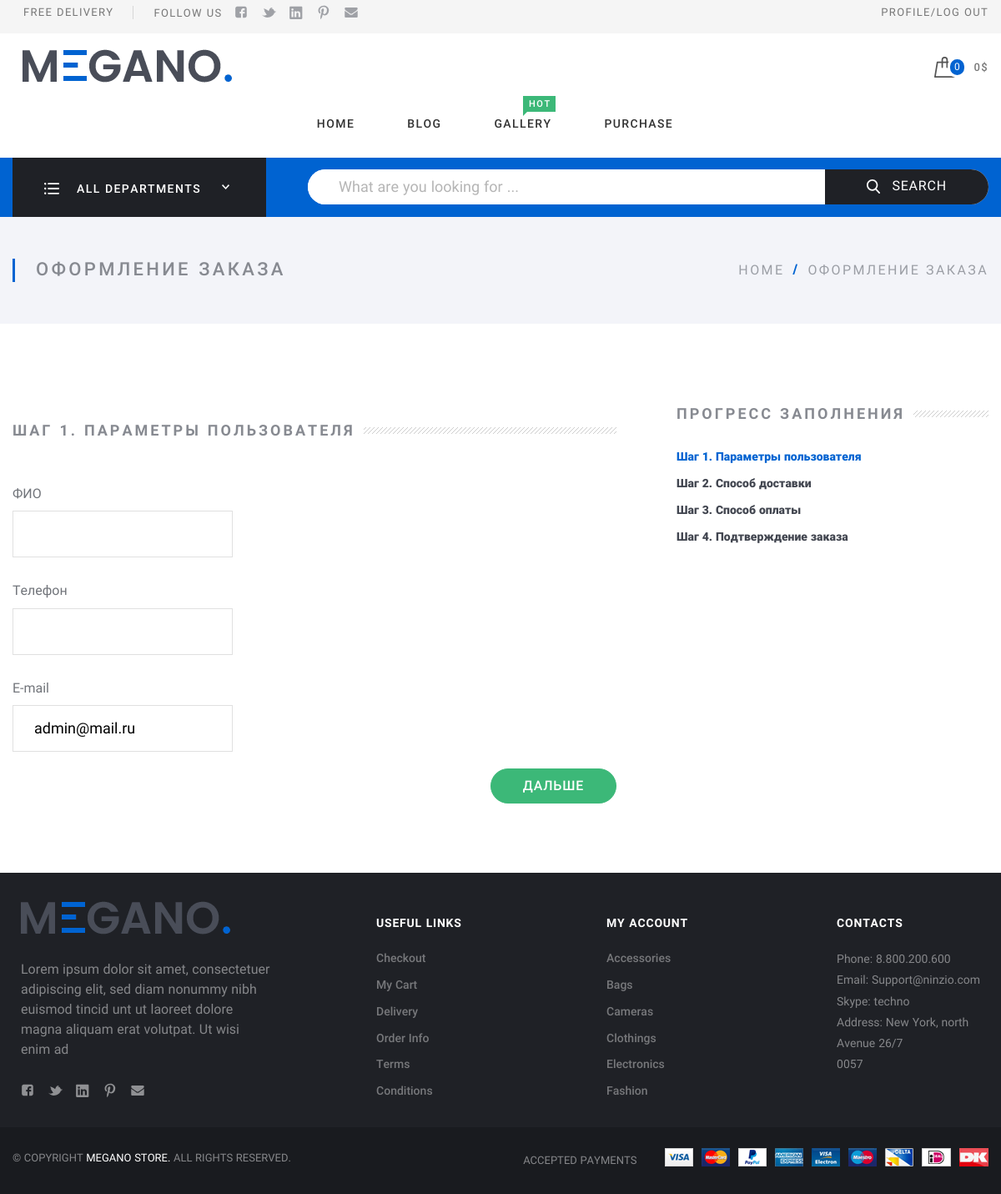
Before: /payment/user_param/ (signed in) with the older database file.
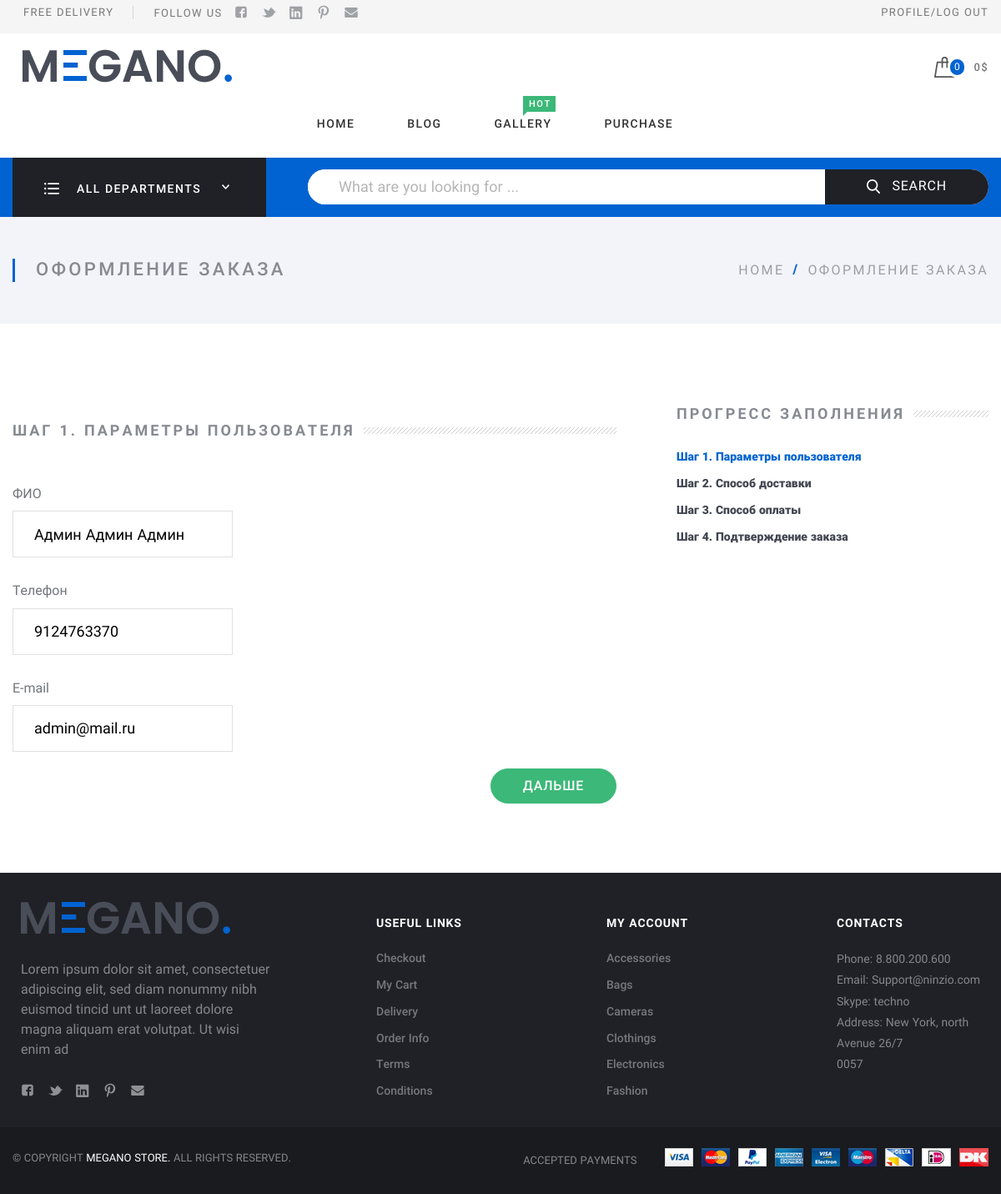
After: the same page with the newer database file.
### app_shop/models.py (models this page shows, shortened)
class User(AbstractUser):
    username = None
    email = models.EmailField('email address', unique=True)
    USERNAME_FIELD = 'email'
    REQUIRED_FIELDS = []
    objects = UserManager()

class UserProfile(models.Model):
    user = models.OneToOneField(User, on_delete=models.CASCADE, verbose_name='пользователь', related_name='profile')
    first_name = models.CharField(max_length=30, verbose_name='имя')
    last_name = models.CharField(max_length=30, verbose_name='фамилия')
    middle_name = models.CharField(max_length=30, verbose_name='отчество', null=True)
    balance = models.FloatField(verbose_name='баланс', default=0)
    tel = models.CharField(max_length=10, verbose_name='телефон')
    avatar = models.ImageField(upload_to='files/', verbose_name='аватар пользователя')
    class Meta:
        db_table = 'user_profile'
        verbose_name = 'профиль пользователя'
        verbose_name_plural = 'профили пользователей'

### payment/views.py (the view, shortened to what this page needs)
# urls.py: path('user_param/', user_params, name='user_param_order'),
def user_params(request):
    cart = Cart(request)
    search_form = SearchForm()
    payment_form = PaymentParamsForm()
    user_form = UserFormRegister()
    user_form_password = UserFormPassword()
    return render(request, 'payment/user_params.html', {'search_form': search_form,
                                                        'payment_form': payment_form,
                                                        'cart': cart,
                                                        'user_form': user_form,
                                                        'user_form_password': user_form_password})

### app_shop/forms.py
class SearchForm(forms.Form):
    search = forms.CharField(widget=forms.TextInput(attrs={'class': 'search-input',
                                                           'id': 'query',
                                                           'name': 'query',
                                                           'placeholder': 'What are you looking for ...'
                                                           }), label='', required=False)

### payment/forms.py
class PaymentParamsForm(forms.Form):
    CHOICES_DELIVERY = [('1', 'Обычная доставка'), ('2', 'Экспресс доставка')]
    delivery = forms.ChoiceField(widget=forms.RadioSelect, choices=CHOICES_DELIVERY, required=True, label='Доставка:')
    city = forms.CharField(max_length=30, label='Город:', required=True)
    address = forms.CharField(max_length=100, label='Адрес:', required=True)
    CHOICES_CARD = [('1', 'Онлайн картой'), ('2', 'Онлайн со случайного чужого счета')]
    card = forms.ChoiceField(widget=forms.RadioSelect, choices=CHOICES_CARD, required=True, label='Оплата:')

### app_shop/models.py (called while the page is built)
    @classmethod
    def load(cls):
        try:
            return cls.objects.get()
        except cls.DoesNotExist:
            return cls()

### payment/templates/payment/user_params.html (shortened to what this page needs)
{% extends "app_shop/base_generic.html" %}
{% load static %}
{% block content %}
  <div class="Middle Middle_top">
    <div class="Middle-top">
      <div class="wrap">
        <div class="Middle-header">
          <h1 class="Middle-title">Оформление заказа
          </h1>
          <ul class="breadcrumbs Middle-breadcrumbs">
            <li class="breadcrumbs-item"><a href="index.html">home</a>
            </li>
            <li class="breadcrumbs-item breadcrumbs-item_current"><span>Оформление заказа</span>
            </li>
          </ul>
        </div>
      </div>
    </div>
    <div class="Section Section_column Section_columnRight Section_columnWide Order">
      <div class="wrap">
        <div class="Section-column">
          <div class="Section-columnSection">
            <header class="Section-header">
              <strong class="Section-title">Прогресс заполнения
              </strong>
            </header>
            <div class="Section-columnContent">
              <ul class="menu menu_vt Order-navigate">
                <li class="menu-item_ACTIVE menu-item"><a class="menu-link" href="#step1">Шаг 1. Параметры пользователя</a>
                </li>
                <li class="menu-item"><a class="menu-link" href="#step2">Шаг 2. Способ доставки</a>
                </li>
                <li class="menu-item"><a class="menu-link" href="#step3">Шаг 3. Способ оплаты</a>
                </li>
                <li class="menu-item"><a class="menu-link" href="#step4">Шаг 4. Подтверждение заказа</a>
                </li>
              </ul>
            </div>
          </div>
        </div>
        <div class="Section-content">
            <div class="Order-block Order-block_OPEN" id="step1">
              <header class="Section-header Section-header_sm">
                <h2 class="Section-title">Шаг 1. Параметры пользователя
                </h2>
              </header>
              {% if request.user.is_authenticated %}
              <div class="row">
                <div class="row-block">
                  <div class="form-group">
                    <label class="form-label" for="name">ФИО
                    </label>
                    <input class="form-input" id="name" name="name" type="text" value="{{request.user.profile.last_name}} {{request.user.profile.first_name}} {{request.user.profile.middle_name}}"/>
                  </div>
                  <div class="form-group">
                    <label class="form-label" for="phone">Телефон
                    </label>
                    <input class="form-input" id="phone" name="phone" type="text" value="{{request.user.profile.tel}}"/>
                  </div>
                  <div class="form-group">
                    <label class="form-label" for="mail">E-mail
                    </label>
                    <input class="form-input" id="mail" name="mail" type="text" value="{{request.user.email}}" data-validate="require"/>
                  </div>
                </div>
              </div>
              <div class="Order-footer"><a class="btn btn_success Order-next" href="#step2">Дальше</a>
              </div>
              {% endif %}
            </div>
        </div>
      </div>
    </div>
  </div>
{% endblock %}

Changed rows visible on the page:
changed User "admin@mail.ru": name (not shown) → "Админ Админ Админ"; phone (not shown) → "9124763370"
